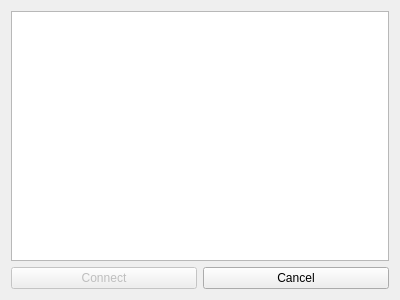
<?xml version="1.0" encoding="UTF-8"?>
<ui version="4.0">
 <class>ConnectDialog</class>
 <widget class="QDialog" name="ConnectDialog">
  <property name="geometry">
   <rect>
    <x>0</x>
    <y>0</y>
    <width>400</width>
    <height>300</height>
   </rect>
  </property>
  <property name="windowTitle">
   <string>Connect</string>
  </property>
  <layout class="QGridLayout" name="gridLayout">
   <item row="1" column="0">
    <widget class="QPushButton" name="btnConnect">
     <property name="enabled">
      <bool>false</bool>
     </property>
     <property name="text">
      <string>Connect</string>
     </property>
    </widget>
   </item>
   <item row="1" column="1">
    <widget class="QPushButton" name="btnCancel">
     <property name="text">
      <string>Cancel</string>
     </property>
    </widget>
   </item>
   <item row="0" column="0" colspan="2">
    <widget class="QListView" name="listServer"/>
   </item>
  </layout>
 </widget>
 <resources/>
 <connections/>
</ui>
